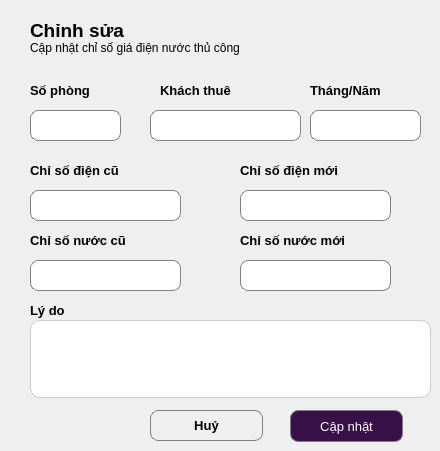
    <widget class="QWidget" name="page_6">
     <widget class="QLabel" name="label_94">
      <property name="geometry">
       <rect>
        <x>30</x>
        <y>20</y>
        <width>121</width>
        <height>21</height>
       </rect>
      </property>
      <property name="font">
       <font>
        <pointsize>14</pointsize>
        <weight>75</weight>
        <bold>true</bold>
       </font>
      </property>
      <property name="text">
       <string>Chỉnh sửa</string>
      </property>
     </widget>
     <widget class="QLabel" name="label_96">
      <property name="geometry">
       <rect>
        <x>30</x>
        <y>40</y>
        <width>241</width>
        <height>16</height>
       </rect>
      </property>
      <property name="text">
       <string>Cập nhật chỉ số giá điện nước thủ công</string>
      </property>
     </widget>
     <widget class="QLabel" name="label_97">
      <property name="geometry">
       <rect>
        <x>30</x>
        <y>80</y>
        <width>121</width>
        <height>21</height>
       </rect>
      </property>
      <property name="font">
       <font>
        <pointsize>10</pointsize>
        <weight>75</weight>
        <bold>true</bold>
       </font>
      </property>
      <property name="text">
       <string>Số phòng</string>
      </property>
     </widget>
     <widget class="QLabel" name="label_98">
      <property name="geometry">
       <rect>
        <x>160</x>
        <y>80</y>
        <width>121</width>
        <height>21</height>
       </rect>
      </property>
      <property name="font">
       <font>
        <pointsize>10</pointsize>
        <weight>75</weight>
        <bold>true</bold>
       </font>
      </property>
      <property name="text">
       <string>Khách thuê</string>
      </property>
     </widget>
     <widget class="QLabel" name="label_99">
      <property name="geometry">
       <rect>
        <x>310</x>
        <y>80</y>
        <width>121</width>
        <height>21</height>
       </rect>
      </property>
      <property name="font">
       <font>
        <pointsize>10</pointsize>
        <weight>75</weight>
        <bold>true</bold>
       </font>
      </property>
      <property name="text">
       <string>Tháng/Năm</string>
      </property>
     </widget>
     <widget class="QLabel" name="label_100">
      <property name="geometry">
       <rect>
        <x>30</x>
        <y>160</y>
        <width>121</width>
        <height>21</height>
       </rect>
      </property>
      <property name="font">
       <font>
        <pointsize>10</pointsize>
        <weight>75</weight>
        <bold>true</bold>
       </font>
      </property>
      <property name="text">
       <string>Chỉ số điện cũ</string>
      </property>
     </widget>
     <widget class="QLabel" name="label_101">
      <property name="geometry">
       <rect>
        <x>240</x>
        <y>160</y>
        <width>121</width>
        <height>21</height>
       </rect>
      </property>
      <property name="font">
       <font>
        <pointsize>10</pointsize>
        <weight>75</weight>
        <bold>true</bold>
       </font>
      </property>
      <property name="text">
       <string>Chỉ số điện mới</string>
      </property>
     </widget>
     <widget class="QLabel" name="label_102">
      <property name="geometry">
       <rect>
        <x>30</x>
        <y>230</y>
        <width>121</width>
        <height>20</height>
       </rect>
      </property>
      <property name="font">
       <font>
        <pointsize>10</pointsize>
        <weight>75</weight>
        <bold>true</bold>
       </font>
      </property>
      <property name="text">
       <string>Chỉ số nước cũ</string>
      </property>
     </widget>
     <widget class="QLabel" name="label_103">
      <property name="geometry">
       <rect>
        <x>240</x>
        <y>230</y>
        <width>121</width>
        <height>21</height>
       </rect>
      </property>
      <property name="font">
       <font>
        <pointsize>10</pointsize>
        <weight>75</weight>
        <bold>true</bold>
       </font>
      </property>
      <property name="text">
       <string>Chỉ số nước mới</string>
      </property>
     </widget>
     <widget class="QLabel" name="label_104">
      <property name="geometry">
       <rect>
        <x>30</x>
        <y>300</y>
        <width>121</width>
        <height>21</height>
       </rect>
      </property>
      <property name="font">
       <font>
        <pointsize>10</pointsize>
        <weight>75</weight>
        <bold>true</bold>
       </font>
      </property>
      <property name="text">
       <string>Lý do</string>
      </property>
     </widget>
     <widget class="QPushButton" name="btn_huy5">
      <property name="geometry">
       <rect>
        <x>150</x>
        <y>410</y>
        <width>113</width>
        <height>31</height>
       </rect>
      </property>
      <property name="font">
       <font>
        <pointsize>10</pointsize>
        <weight>75</weight>
        <bold>true</bold>
       </font>
      </property>
      <property name="styleSheet">
       <string notr="true">QPushButton {
 border: 1px solid gray;
 border-radius: 8px;
 padding: 5px;
 color: black;
}</string>
      </property>
      <property name="text">
       <string>Huỷ</string>
      </property>
     </widget>
     <widget class="QPushButton" name="btn_capnhat3">
      <property name="geometry">
       <rect>
        <x>290</x>
        <y>410</y>
        <width>113</width>
        <height>32</height>
       </rect>
      </property>
      <property name="font">
       <font>
        <pointsize>10</pointsize>
       </font>
      </property>
      <property name="styleSheet">
       <string notr="true">QPushButton {
 border: 1px solid gray;
 border-radius: 8px;
 padding: 5px;
 background-color: #391149;
 color: white;
}</string>
      </property>
      <property name="text">
       <string>Cập nhật</string>
      </property>
     </widget>
     <widget class="QTextEdit" name="txt_lydo1">
      <property name="geometry">
       <rect>
        <x>30</x>
        <y>320</y>
        <width>401</width>
        <height>78</height>
       </rect>
      </property>
      <property name="styleSheet">
       <string notr="true">QTextEdit {
    border: 1px solid #ccc;
    border-radius: 10px;
    padding: 6px;
    background: white;
}</string>
      </property>
      <property name="html">
       <string>&lt;!DOCTYPE HTML PUBLIC &quot;-//W3C//DTD HTML 4.0//EN&quot; &quot;http://www.w3.org/TR/REC-html40/strict.dtd&quot;&gt;
&lt;html&gt;&lt;head&gt;&lt;meta name=&quot;qrichtext&quot; content=&quot;1&quot; /&gt;&lt;style type=&quot;text/css&quot;&gt;
p, li { white-space: pre-wrap; }
&lt;/style&gt;&lt;/head&gt;&lt;body style=&quot; font-family:'MS Shell Dlg 2'; font-size:8.25pt; font-weight:400; font-style:normal;&quot;&gt;
&lt;p style=&quot;-qt-paragraph-type:empty; margin-top:0px; margin-bottom:0px; margin-left:0px; margin-right:0px; -qt-block-indent:0; text-indent:0px; font-family:'.AppleSystemUIFont'; font-size:13pt;&quot;&gt;&lt;br /&gt;&lt;/p&gt;&lt;/body&gt;&lt;/html&gt;</string>
      </property>
     </widget>
     <widget class="QLineEdit" name="lne_csnuoccu1">
      <property name="geometry">
       <rect>
        <x>30</x>
        <y>260</y>
        <width>151</width>
        <height>31</height>
       </rect>
      </property>
      <property name="styleSheet">
       <string notr="true">QLineEdit {
    border: 1px solid gray;
    border-radius: 8px;
    padding: 5px;
}</string>
      </property>
      <property name="text">
       <string/>
      </property>
      <property name="alignment">
       <set>Qt::AlignCenter</set>
      </property>
     </widget>
     <widget class="QLineEdit" name="lne_csnuocmoi1">
      <property name="geometry">
       <rect>
        <x>240</x>
        <y>260</y>
        <width>151</width>
        <height>31</height>
       </rect>
      </property>
      <property name="styleSheet">
       <string notr="true">QLineEdit {
    border: 1px solid gray;
    border-radius: 8px;
    padding: 5px;
}</string>
      </property>
      <property name="text">
       <string/>
      </property>
      <property name="alignment">
       <set>Qt::AlignCenter</set>
      </property>
     </widget>
     <widget class="QLineEdit" name="lne_csdiencu1">
      <property name="geometry">
       <rect>
        <x>30</x>
        <y>190</y>
        <width>151</width>
        <height>31</height>
       </rect>
      </property>
      <property name="styleSheet">
       <string notr="true">QLineEdit {
    border: 1px solid gray;
    border-radius: 8px;
    padding: 5px;
}</string>
      </property>
      <property name="text">
       <string/>
      </property>
      <property name="alignment">
       <set>Qt::AlignCenter</set>
      </property>
     </widget>
     <widget class="QLineEdit" name="lne_csdienmoi1">
      <property name="geometry">
       <rect>
        <x>240</x>
        <y>190</y>
        <width>151</width>
        <height>31</height>
       </rect>
      </property>
      <property name="styleSheet">
       <string notr="true">QLineEdit {
    border: 1px solid gray;
    border-radius: 8px;
    padding: 5px;
}</string>
      </property>
      <property name="text">
       <string/>
      </property>
      <property name="alignment">
       <set>Qt::AlignCenter</set>
      </property>
     </widget>
     <widget class="QLineEdit" name="lne_sophong6">
      <property name="geometry">
       <rect>
        <x>30</x>
        <y>110</y>
        <width>91</width>
        <height>31</height>
       </rect>
      </property>
      <property name="styleSheet">
       <string notr="true">QLineEdit {
    border: 1px solid gray;
    border-radius: 8px;
    padding: 5px;
}</string>
      </property>
      <property name="text">
       <string/>
      </property>
      <property name="alignment">
       <set>Qt::AlignCenter</set>
      </property>
     </widget>
     <widget class="QLineEdit" name="lne_khachthue1">
      <property name="geometry">
       <rect>
        <x>150</x>
        <y>110</y>
        <width>151</width>
        <height>31</height>
       </rect>
      </property>
      <property name="styleSheet">
       <string notr="true">QLineEdit {
    border: 1px solid gray;
    border-radius: 8px;
    padding: 5px;
}</string>
      </property>
      <property name="text">
       <string/>
      </property>
      <property name="alignment">
       <set>Qt::AlignCenter</set>
      </property>
     </widget>
     <widget class="QLineEdit" name="lne_thangnam1">
      <property name="geometry">
       <rect>
        <x>310</x>
        <y>110</y>
        <width>111</width>
        <height>31</height>
       </rect>
      </property>
      <property name="styleSheet">
       <string notr="true">QLineEdit {
    border: 1px solid gray;
    border-radius: 8px;
    padding: 5px;
}</string>
      </property>
      <property name="text">
       <string/>
      </property>
      <property name="alignment">
       <set>Qt::AlignCenter</set>
      </property>
     </widget>
    </widget>
